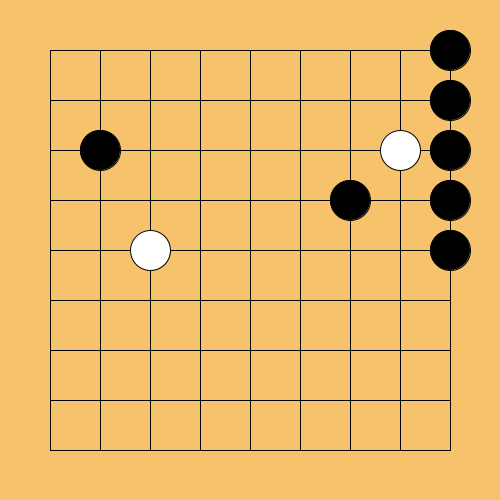
Frame 1 (no input)
Frame 60 (the mouse pressed at the canvas centre just before this capture): identical to frame 1, image omitted
Frame 120 (the mouse held since frame 60 and released just before this capture): identical to frame 1, image omitted

The Processing sketch that drew this single still picture (run headless with seeded random() and noise(); from frame 60 on, the mouse is pressed at the canvas centre):

// Processing sketch: week04_7
// ── week04_7.pde
void setup(){
  size(500,500);
}
int [][] go ={
  {0,0,0,0,0,0,0,0,1},
  {0,0,0,0,0,0,0,0,1},
  {0,1,0,0,0,0,0,2,1},
  {0,0,0,0,0,0,1,0,1},
  {0,0,2,0,0,0,0,0,1},
  {0,0,0,0,0,0,0,0,0},
  {0,0,0,0,0,0,0,0,0},
  {0,0,0,0,0,0,0,0,0},
  {0,0,0,0,0,0,0,0,0},
};
void draw(){
  background(246, 194, 108);
  for(int i=1; i<=9; i++){
    line(50, 50*i, 450, 50*i);
    line(50*i, 50, 50*i, 450);
  }
  for(int i=0; i<9; i++){
    for(int j=0; j<9; j++){
     if( go[i][j]==1){
       fill(0);
       ellipse(50+j*50, 50+i*50, 40, 40);
     }else if(go[i][j]==2){
       fill(255);
       ellipse(50+j*50, 50+i*50, 40, 40);
     }
    }
  }
}
